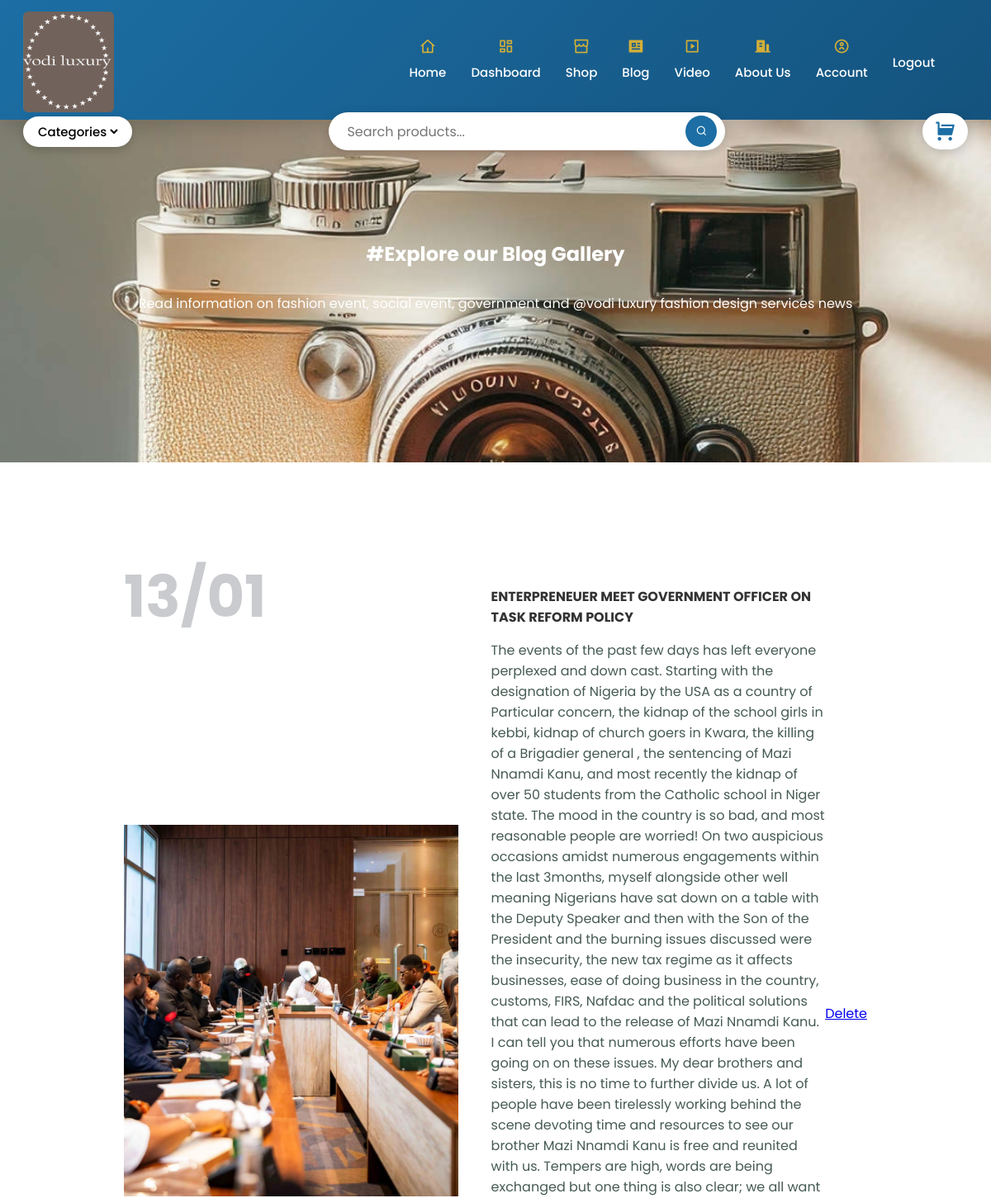
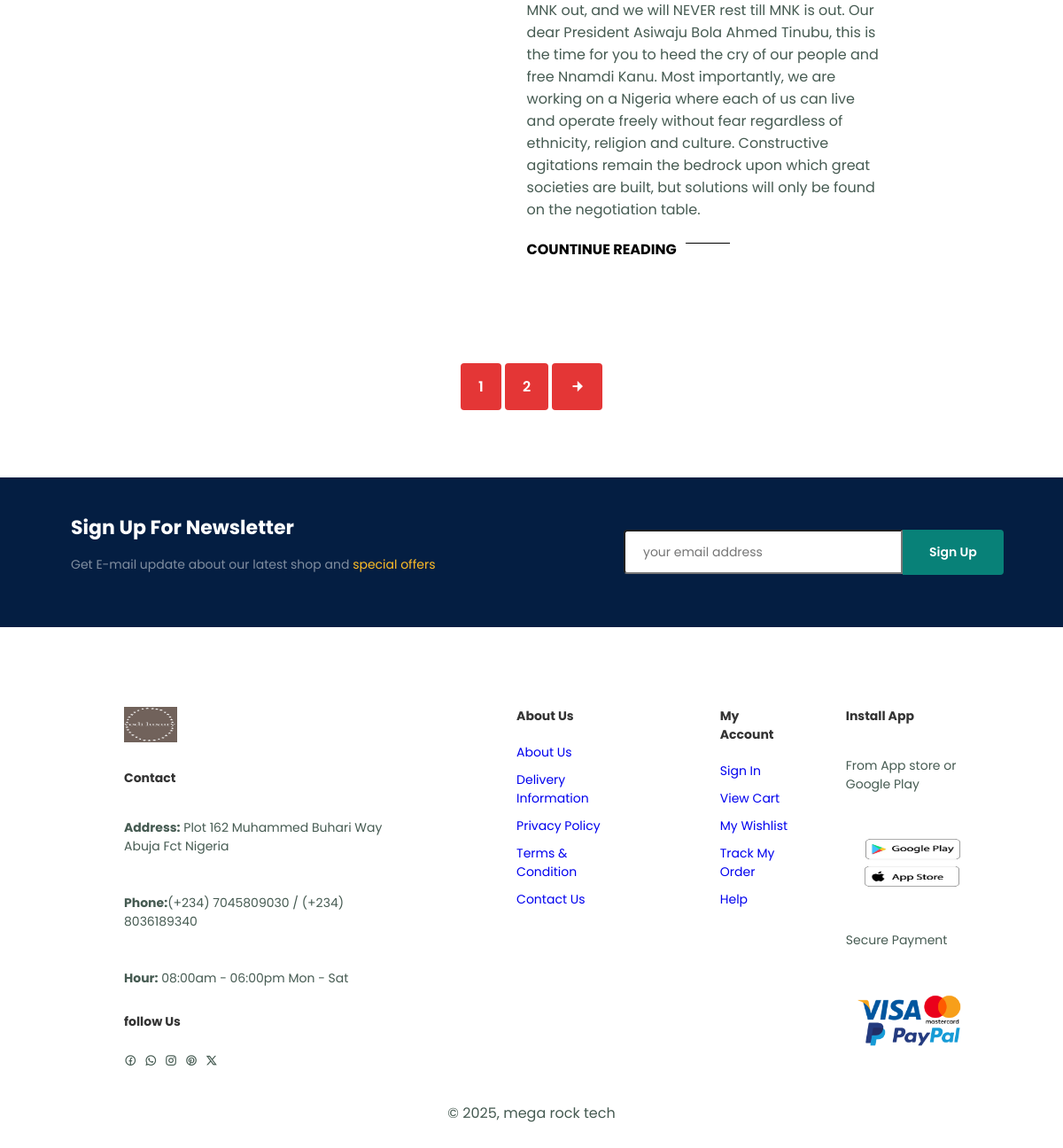
/blog (signed in), run on the app's committed database (2 pictures, top to bottom).
### model.py (models this page shows)
class BlogPost(db.Model):
    id = db.Column(db.Integer, primary_key=True)
    Title = db.Column(db.String(100), nullable=False)
    body = db.Column(db.Text(1000), nullable=False)
    blog_photo = db.Column(db.String(1000), nullable=False)
    user_link = db.Column(db.Integer, db.ForeignKey('user.id'), nullable=False)

### main.py (the view)
@app.route('/blog', methods=["GET", "POST"])
@login_required
def blog_page():
    new_post = BlogPost.query.all()
    return render_template("blog.html", post=new_post)

### main.py (called while the page is built)
@login_manager.user_loader
def load_user(user_id):
    return db.get_or_404(User, user_id)

@app.context_processor
def utility_processor():
    def whatsapp_link(video):
        full_url = request.url_root[:-1] + url_for('view_video', video_id=video.id)
        text = f"Hello, I like this outfit, can you make it for me?: {video.title} ({full_url})"
        return f"{video.contact_url}?text={text}"
    return dict(whatsapp_link=whatsapp_link)

### templates/blog.html
{% block content %}
{% include "header.html" %}
 <section id="page-header" class="blog-header">
        <h2>#Explore our Blog Gallery</h2>
        <p>Read information on fashion event, social event, government and
            @vodi luxury fashion design services news</p>
    </section>
    <section id="blog">
        {% for i in post: %}
        <div class="blog-box">
            <div class="blog-img">
                <img src="{{ i.blog_photo }}" alt="">
            </div>
            <div class="blog-details">
                <h4>{{ i.Title }}</h4>
                <p>{{ i.body }}</p>
                <a href="#">COUNTINUE READING</a>
            </div>
            <h1>13/01</h1>
             {% if current_user.id == 1 %}
                <a href="/delete-blog/{{ i.id }}">Delete</a>
             {% endif %}
        </div>
        {% endfor %}
    </section>
    <section id="pagination" class="section-p1">
        <a href="#">1</a>
        <a href="#">2</a>
        <a href="#"><i class="ri-arrow-right-fill"></i></a>
    </section>
    <section id="news-letter" class="section-p1 section-m1">
        <div class="news-text">
            <h4>Sign Up For Newsletter</h4>
            <p>Get E-mail update about our latest shop and <span>special offers</span></p>
        </div>
        <div class="form">
            <input type="text" placeholder="your email address">
            <button class="normal">Sign Up</button>
        </div>
    </section>
{% include "footer.html"%} {% endblock %}

### static/css/style.css (style rules this page uses)
* { margin: 0; padding: 0; box-sizing: border-box; font-family: 'poppins', sans-serif; }
body { width: 100%; color: #333; }
p { font-size: 16px; color: #465b52; padding: 15px 0 20px 0; }
.section-p1 { padding: 40px 80px; }
.section-m1 { margin: 50px 0; }
button.normal { font-size: 14px; font-weight: 600; padding: 15px 30px; color: #000; background-color: #fff; border-radius: 4px; cursor: pointer; border: none; outline: none; transition: 0.2s; }
:root { --primary: #1C6EA4; --primary-dark: #14537e; --accent: #d4af37; --white: #ffffff; --soft-shadow: rgba(0, 0, 0, 0.18); }
#news-letter { display: flex; justify-content: space-between; flex-wrap: wrap; align-items: center; background-image: url("img/banner.jpg") background-repeat: no-repeat; background-position: 20% 30%; background-color: #041e42; }
#news-letter h4 { font-size: 22px; font-weight: 700px; color: #fff; }
#news-letter p { font-size: 14px; font-weight: 600px; color: #818ea0; }
#news-letter p span { color: #ffbd27; }
#news-letter input { height: 3.125rem; padding: 0 1.25rem; font-size: 14px; border 1px solid transparent; border-radius: 4px; outline: none; border-top-right-radius: 0; border-bottom-right-radius: 0; }
#news-letter .form { display: flex; width: 40% }
#news-letter button { background-color: #088178; color: #fff; white-space: nowrap; border-top-left-radius: 0; border-bottom-left-radius: 0; }
#page-header { background-image: url("img/sale-ma.jpg"); width: 100%; height: 70vh; padding: 140px 0px 40px 0px; background-size: cover; display: flex; justify-content: center; text-align: center; flex-direction: column; }
#page-header h2, #page-header p { padding-top: 30px; color: #fff; }
#pagination { text-align: center; }
#pagination a { text-decoration: none; background-color: #E43636; padding: 15px 20px; border-radius: 4px; color: #fff; font-weight: 600; }
#pagination a i { font-size: 16px; font-weight: 600; }
#page-header.blog-header { background-image: url("img/camera-b1.jpg"); }
#blog { padding: 150px 150px 0 150px; }
#blog .blog-box { display: flex; align-items: center; width: 100%; position:relative; padding-bottom: 90px; }
#blog .blog-img { width: 50%; margin-right: 40px; }
#blog img { width: 100%; height: 450px; object-fit: cover; }
#blog .blog-details { width: 50%; }
#blog .blog-details a { text-decoration: none; font-size: 11xp; color: #000; font-weight: 700; position: relative; transition: 0.3s; }
#blog .blog-details a::after { content: ""; width: 50px; height: 1px; background-color: #000; position: absolute; top: 4px; right: -60px; }
#blog .blog-box h1 { position: absolute; top: -40px; left: 0; font-size: 70px; font-weight: 700; color: #c9cbce; z-index: -9; }

### data on the page
BlogPost: Title "ENTERPRENEUER MEET GOVERNMENT OFFICER ON TASK REFORM POLICY", body "The events of the past few days has left everyone perplexed and down cast. Starting with the designation of Nigeria by the USA as a country of Particular concern, the kidnap of the school girls in kebbi, kidnap of church goers in Kwara, the killing of a Brigadier general , the sentencing of Mazi Nnamdi Kanu, and most recently the kidnap of over 50 students from the Catholic school in Niger state. The mood in the country is so bad, and most reasonable people are worried! On two auspicious occasions amidst numerous engagements within the last 3months, myself alongside other well meaning Nigerians have sat down on a table with the Deputy Speaker and then with the Son of the President and the…"
